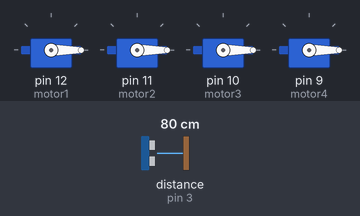
The sketch below on a simulated Arduino Uno, built with avr-gcc and run on an emulated ATmega328P. On the bench: 4 × servo. Wiring (inferred from the names in the program): ultrasonic range finder: trigger pin 2; echo pin 3. Inputs (shaded band) come from the test bench; at power-on: distance to the obstacle (sensor on pin 3) 80 cm. The echo pulse lasts 58.3 µs per cm; what the sketch prints to the serial monitor is not drawn.

Above: at 0.1 s.
Timing chart, 0 to 1.6 s (numbered marks = the images above):
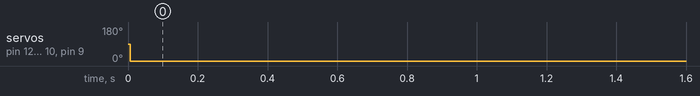

The sketch:

experiencia.ino
```cpp
#include <Servo.h>
Servo ESC1; // create servo object to control the ESC
Servo ESC2;
Servo ESC3;
Servo ESC4;

int motor1=12;
int motor2=11;
int motor3=10;
int motor4=9;
int a=180;
const int TRIG_PIN = 2;
const int ECHO_PIN = 3;

void setup() {
  // initialize serial communication:
  Serial.begin(9600);
  pinMode(TRIG_PIN,OUTPUT);
  pinMode(ECHO_PIN,INPUT);
  // Attach the ESC on pin 9
  ESC1.attach(motor1,1000,2000);
  ESC2.attach(motor2,1000,2000);
  ESC3.attach(motor3,1000,2000);
  ESC4.attach(motor4,1000,2000); //(pin, min pulse width, max pulse width in microseconds)
}
void loop()
{
  long duration, distanceCm, distanceIn;

  digitalWrite(TRIG_PIN, LOW);
  delayMicroseconds(2);
  digitalWrite(TRIG_PIN, HIGH);
  delayMicroseconds(10);
  digitalWrite(TRIG_PIN, LOW);
  duration = pulseIn(ECHO_PIN,HIGH);
  // convert the time into a distance
  distanceCm = 4;
  distanceIn = duration / 74 / 2;

  if (distanceCm <= 0|distanceCm>=50){
    ESC1.write(0);
    ESC2.write(0);
    ESC3.write(0);
    ESC4.write(0);
  }
  else{
    Serial.println(distanceCm);
    int servocnv=180;
    ESC1.write(a-servocnv);
    ESC2.write(a-servocnv);
    ESC3.write(a-servocnv);
    ESC4.write(a-servocnv);
  }
}
```

Measured:
- by itself, servo on pin 12 (motor1), servo on pin 11 (motor2), servo on pin 10 (motor3), servo on pin 9 (motor4): 90° → 0° at 0.01 s
